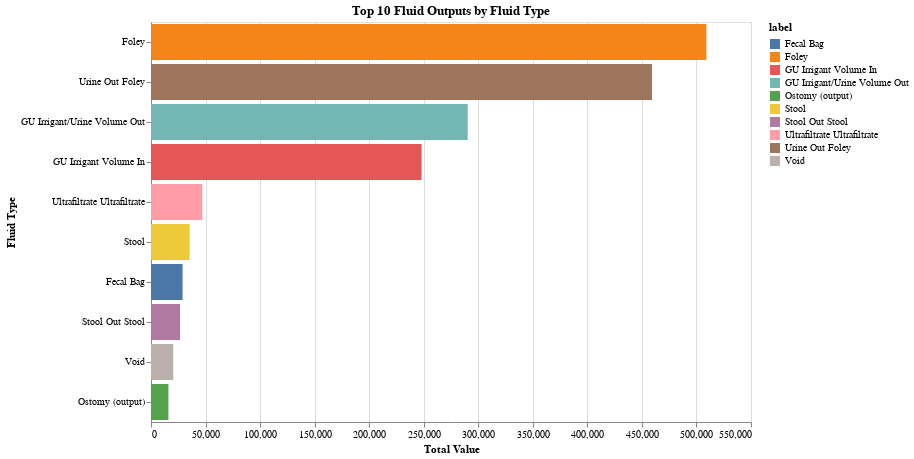

The notebook cell this image was saved under:
### Code cell
# calculate total value (fluid output volume) for each fluid type and ICU stay
df_outputevents = outputevents.copy()

top_10_data_grouped = (
    df_outputevents
    .merge(d_items[['itemid', 'label']], on='itemid', how='left')
    .groupby(['label', 'icustay_id'])['value'].sum().reset_index()
    .pipe(lambda df: df[df['label'].isin(
        df.groupby('label')['value'].sum().nlargest(10).index)])
)

# Create and display Altair chart colored by fluid types
chart = alt.Chart(top_10_data_grouped).mark_bar().encode(
    x=alt.X('sum(value):Q', title='Total Value', axis=alt.Axis(format=',.0f')),
    y=alt.Y('label:N', sort='-x', title='Fluid Type'),
    color='label:N',
    tooltip=['label:N', 'sum(value):Q']
).properties(
    title='Top 10 Fluid Outputs by Fluid Type',
    width=600,
    height=400
).interactive()

chart

### Figure 1 — Vega-Lite specification as saved in the notebook (floating-point values rounded to 4 significant figures; data arrays with more than 128 entries replaced by an {"elided": "..."} marker saying what was removed)
{"config": {"view": {"continuousWidth": 400, "continuousHeight": 300}}, "data": {"name": "data-ea827d63a9b47c1f35fc37c9eb38bdb8"}, "mark": "bar", "encoding": {"color": {"field": "label", "type": "nominal"}, "tooltip": [{"field": "label", "type": "nominal"}, {"aggregate": "sum", "field": "value", "type": "quantitative"}], "x": {"aggregate": "sum", "axis": {"format": ",.0f"}, "field": "value", "title": "Total Value", "type": "quantitative"}, "y": {"field": "label", "sort": "-x", "title": "Fluid Type", "type": "nominal"}}, "height": 400, "selection": {"selector007": {"type": "interval", "bind": "scales", "encodings": ["x", "y"]}}, "title": "Top 10 Fluid Outputs by Fluid Type", "width": 600, "$schema": "https://vega.github.io/schema/vega-lite/v4.17.0.json", "datasets": {"data-ea827d63a9b47c1f35fc37c9eb38bdb8": {"elided": "202 records"}}}
